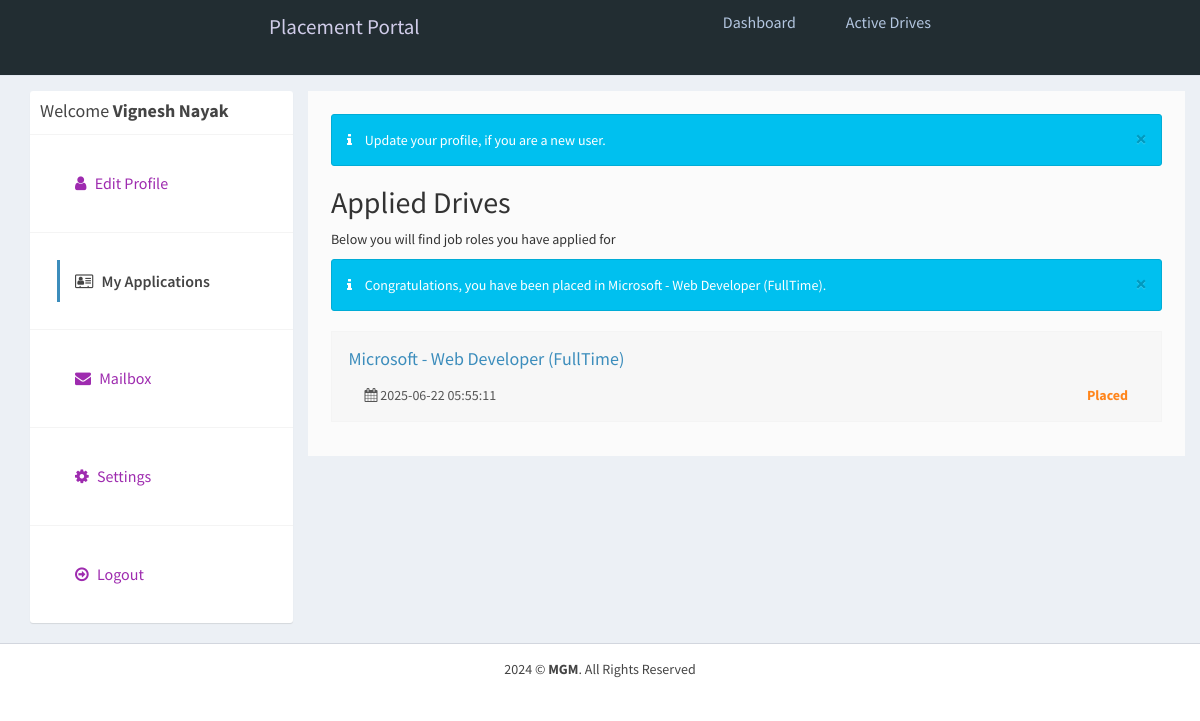
The page /user/index.php (signed in) on the database its author committed.
### tables this page shows
CREATE TABLE IF NOT EXISTS `apply_job_post` (
  `id_apply` int NOT NULL AUTO_INCREMENT,
  `id_jobpost` int NOT NULL,
  `id_company` int NOT NULL,
  `id_user` int NOT NULL,
  `status` int NOT NULL DEFAULT '2',
  PRIMARY KEY (`id_apply`)
);

CREATE TABLE IF NOT EXISTS `job_post` (
  `id_jobpost` int NOT NULL AUTO_INCREMENT,
  `id_company` int NOT NULL,
  `jobtitle` varchar(255) NOT NULL,
  `description` text NOT NULL,
  `minimumsalary` varchar(255) NOT NULL,
  `maximumsalary` varchar(255) NOT NULL,
  `experience` varchar(255) NOT NULL,
  `qualification` varchar(255) NOT NULL,
  `createdat` timestamp NOT NULL DEFAULT CURRENT_TIMESTAMP,
  PRIMARY KEY (`id_jobpost`)
);

### user/index.php (the view, shortened to what this page needs)
<?php
require_once("../db.php");
?>
<!DOCTYPE html>
<html>
<head>
  <link rel="stylesheet" href="https://cdnjs.cloudflare.com/ajax/libs/twitter-bootstrap/3.3.7/css/bootstrap.min.css">
  <link rel="stylesheet" href="https://cdnjs.cloudflare.com/ajax/libs/font-awesome/4.7.0/css/font-awesome.min.css">
  <link rel="stylesheet" href="https://cdnjs.cloudflare.com/ajax/libs/ionicons/2.0.1/css/ionicons.min.css">
  <link rel="stylesheet" href="../css/AdminLTE.min.css">
  <link rel="stylesheet" href="../css/_all-skins.min.css">
  <link rel="stylesheet" href="../css/custom.css">
</head>
<body class="hold-transition skin-green sidebar-mini">
  <div class="wrapper">
    <?php
    include 'header.php'
    ?>
    <div class="content-wrapper" style="margin-left: 0px;">
      <section id="candidates" class="content-header">
        <div class="container">
          <div class="row">
            <div class="col-md-3">
              <div id="star" class="box box-solid">
                <div class="box-header with-border">
                  <h3 class="box-title">Welcome <b><?php echo $_SESSION['name']; ?></b></h3>
                </div>
                <div class="box-body no-padding">
                  <ul class="nav nav-pills nav-stacked">
                    <li><a href="edit-profile.php"><i class="fa fa-user"></i> Edit Profile</a></li>
                    <li class="active"><a href="index.php"><i class="fa fa-address-card-o"></i> My Applications</a></li>
                    <li><a href="mailbox.php"><i class="fa fa-envelope"></i> Mailbox</a></li>
                    <li><a href="settings.php"><i class="fa fa-gear"></i> Settings</a></li>
                    <li><a href="../logout.php"><i class="fa fa-arrow-circle-o-right"></i> Logout</a></li>
                  </ul>
                </div>
              </div>
            </div>
            <div class="col-md-9 bg-white padding-2">
              <div class="alert alert-info alert-dismissible">
                <button type="button" class="close" data-dismiss="alert" aria-hidden="true">×</button>
                <i class="icon fa fa-info"></i> Update your profile, if you are a new user.
              </div>
              <h2>Applied Drives</h2>
              <p>Below you will find job roles you have applied for</p>
              <?php
              $sql = "SELECT * FROM job_post INNER JOIN apply_job_post ON job_post.id_jobpost=apply_job_post.id_jobpost WHERE apply_job_post.id_user='$_SESSION[id_user]'";
              $result = $conn->query($sql);
              if ($result->num_rows > 0) {
                while ($row = $result->fetch_assoc()) {
              ?>
                  <?php
                  if ($row['status'] == 0) {
                  ?>
                    <div class="alert alert-info alert-dismissible">
                      <button type="button" class="close" data-dismiss="alert" aria-hidden="true">×</button>
                      <i class="icon fa fa-info"></i> Congratulations, you have been placed in <?php echo $row['jobtitle']; ?>.
                    </div>
                  <?php
                  }
                  ?>
                  <div class="attachment-block clearfix padding-2">
                    <h4 class="attachment-heading"><a href="view-job-post.php?id=<?php echo $row['id_jobpost']; ?>"><?php echo $row['jobtitle']; ?></a></h4>
                    <div class="attachment-text padding-2">
                      <div class="pull-left"><i class="fa fa-calendar"></i> <?php echo $row['createdat']; ?></div>
                      <?php
                      if ($row['status'] == 0) {
                        echo '<div class="pull-right"><strong class="text-orange">Placed</strong></div>';
                      } else if ($row['status'] == 1) {
                        echo '<div class="pull-right"><strong class="text-red">Rejected</strong></div>';
                      } else if ($row['status'] == 2) {
                        echo '<div class="pull-right"><strong class="text-green">Applied</strong></div> ';
                      }
                      ?>
                    </div>
                  </div>
              <?php
                }
              }
              ?>
            </div>
          </div>
        </div>
      </section>
    </div>
    <footer class="main-footer" style="margin-left: 0px;">
      <div class="text-center">
      2024  &copy; <strong><span>MGM</span></strong>. All Rights Reserved
      </div>
    </footer>
  </div>
</body>
</html>

### css/custom.css (style rules this page uses)
.padding-2 { padding: 2%; }
.bg-white { background-color:#fbfbfb; margin-left: 0%; }
.box { font-size: medium; font-family: sans-serif; }
li { color: aqua; }

### user/header.php (style rules this page uses)
* { margin: 0; padding: 0; box-sizing: border-box; }
html { font-size: 62.5%; font-family: 'Roboto', sans-serif; }
li { list-style: none; }
a { text-decoration: none; left: 0px; }

### user/index.php (style rules this page uses)
.box { font-size: medium; font-family: sans-serif; }
li { color: aqua; }

### rows shown on the page
apply_job_post: id_jobpost.jobtitle "Microsoft - Web Developer (FullTime)", id_jobpost.createdat "2025-06-22 05:55:11", status "Placed"

### other values the page prints
$_SESSION['name'] "Vignesh Nayak"
